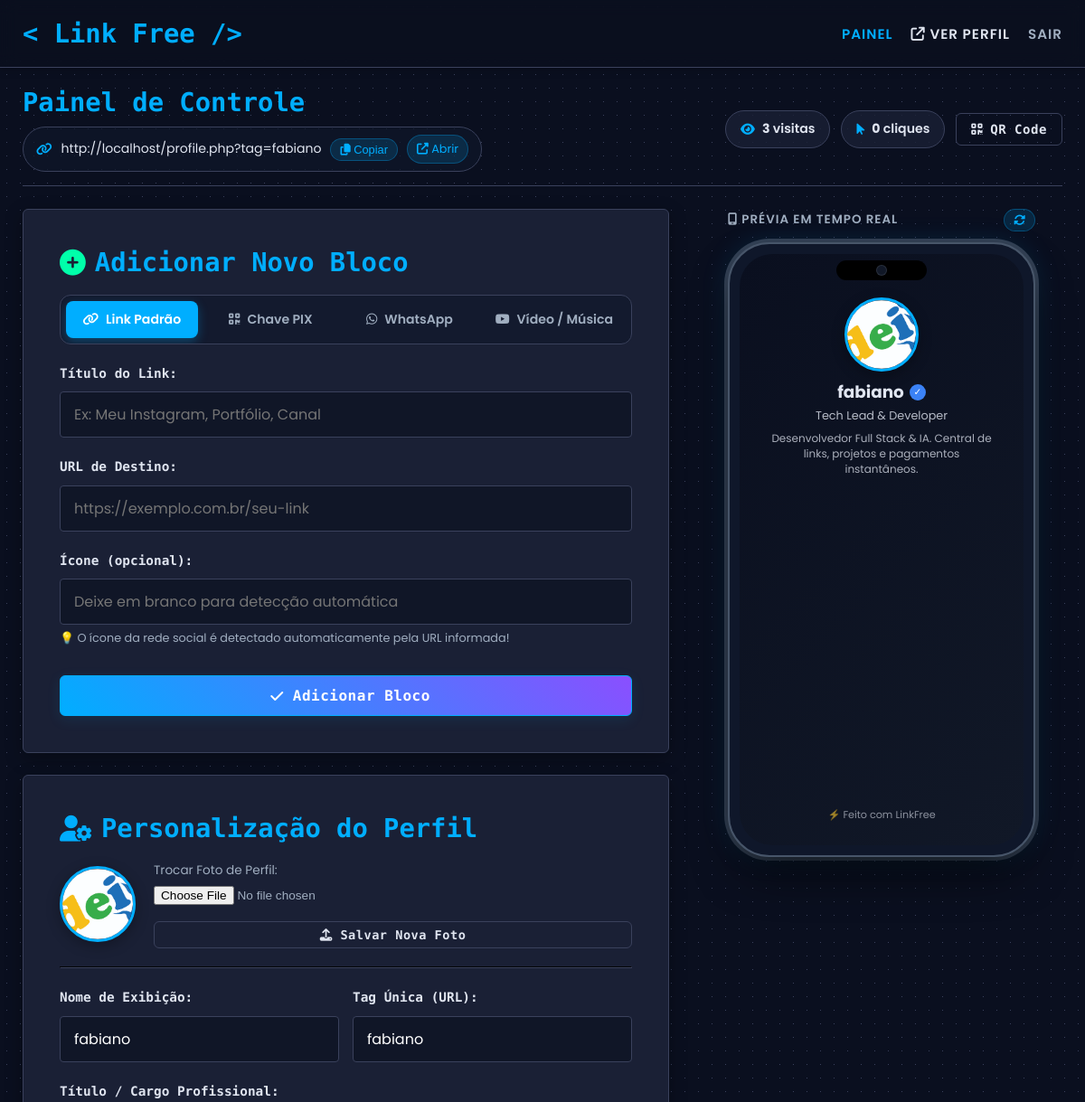
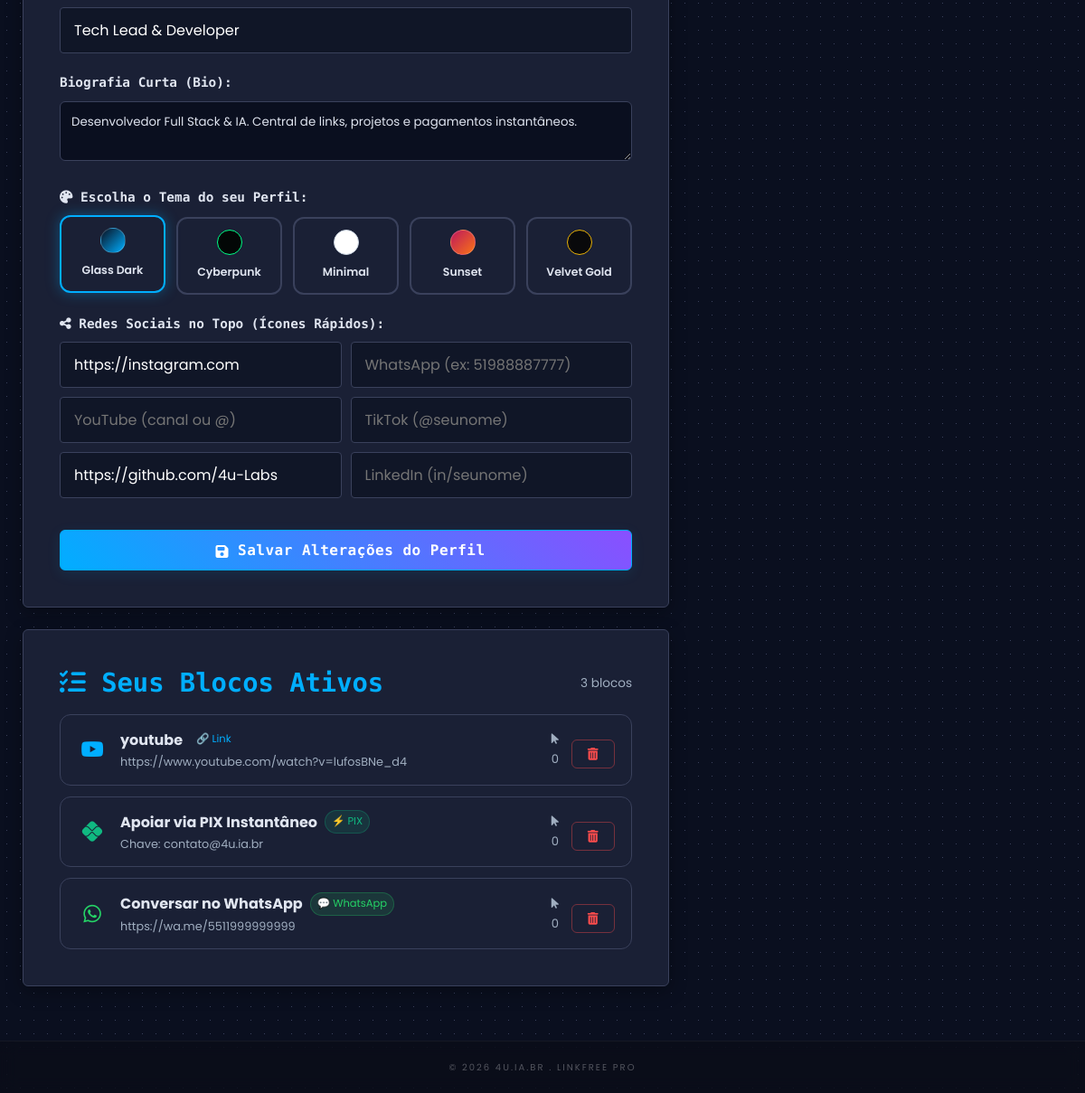
/dashboard.php (signed in), run on the app's committed database (2 pictures, top to bottom).
### tables this page shows
CREATE TABLE users (
        id INTEGER PRIMARY KEY AUTOINCREMENT,
        username TEXT NOT NULL UNIQUE,
        password TEXT NOT NULL,
        tag TEXT NOT NULL UNIQUE,
        avatar_filename TEXT DEFAULT NULL,
        security_question_id INTEGER,
        security_answer_hash TEXT,
        background_type TEXT DEFAULT 'default',
        background_value TEXT DEFAULT NULL,
        created_at DATETIME DEFAULT CURRENT_TIMESTAMP
    , email TEXT DEFAULT NULL, google_id TEXT DEFAULT NULL, bio TEXT DEFAULT NULL, title TEXT DEFAULT NULL, theme TEXT DEFAULT 'glass', is_verified INTEGER DEFAULT 1, views INTEGER DEFAULT 0, social_instagram TEXT DEFAULT NULL, social_whatsapp TEXT DEFAULT NULL, social_youtube TEXT DEFAULT NULL, social_tiktok TEXT DEFAULT NULL, social_github TEXT DEFAULT NULL, social_linkedin TEXT DEFAULT NULL);

CREATE TABLE links (
        id INTEGER PRIMARY KEY AUTOINCREMENT,
        user_id INTEGER NOT NULL,
        title TEXT NOT NULL,
        url TEXT NOT NULL,
        icon TEXT,
        position INTEGER DEFAULT 0,
        clicks INTEGER DEFAULT 0,
        created_at DATETIME DEFAULT CURRENT_TIMESTAMP, type TEXT DEFAULT 'link', pix_key TEXT DEFAULT NULL, pix_type TEXT DEFAULT NULL, whatsapp_msg TEXT DEFAULT NULL, is_active INTEGER DEFAULT 1,
        FOREIGN KEY (user_id) REFERENCES users(id) ON DELETE CASCADE
    );

### dashboard.php (the view, shortened to what the rows shown need)
<?php
require_once __DIR__ . '/functions.php';
$userId = getCurrentUserId();
$user = getUserById($userId);
$links = getUserLinks($userId);
$userTag = $user['tag'];
$username = $user['username'];
$userTitle = $user['title'] ?? '';
$userBio = $user['bio'] ?? '';
$userTheme = $user['theme'] ?? 'glass';
$userViews = (int)($user['views'] ?? 0);
$avatarUrl = getUserAvatarUrl($user['avatar_filename'] ?? '');
$publicUrl = BASE_URL . "/profile.php?tag=" . urlencode($userTag);
?>
<!DOCTYPE html>
<html lang="pt-BR">
<head>
    <link rel="stylesheet" href="<?php echo BASE_URL; ?>/style.css?v=<?php echo time(); ?>">
    <link rel="stylesheet" href="https://cdnjs.cloudflare.com/ajax/libs/font-awesome/6.5.1/css/all.min.css">
</head>
<body>
    <main class="container" style="padding-top: 20px;">
        <div class="topbar-wrapper">
            <div>
                <h2 style="margin:0; text-align:left; font-size:1.8rem;">Painel de Controle</h2>
                <div class="public-url-box" style="margin-top:8px;">
                    <i class="fas fa-link" style="color: var(--primary-color);"></i>
                    <span id="labelPublicUrl"><?php echo $publicUrl; ?></span>
                    <button type="button" class="btn-copy-url" onclick="copiarLinkPublico()">
                        <i class="fas fa-copy"></i> Copiar
                    </button>
                    <a href="<?php echo $publicUrl; ?>" target="_blank" class="btn-copy-url" style="text-decoration:none;">
                        <i class="fas fa-external-link-alt"></i> Abrir
                    </a>
                </div>
            </div>
            <div style="display: flex; gap: 12px; align-items: center; flex-wrap: wrap;">
                <div class="stat-pill" title="Visualizações totais da sua página">
                    <span><strong><?php echo number_format($userViews, 0, ',', '.'); ?></strong> visitas</span>
                </div>
            </div>
        </div>
        <div class="dashboard-split">
            <div class="editor-column">
                <div class="auth-form" style="max-width: 100%;">
                    <div style="display: flex; align-items: center; gap: 20px; margin-bottom: 20px; flex-wrap: wrap;">
                        <img src="<?php echo htmlspecialchars($avatarUrl); ?>"
                             id="dashboardAvatarImg"
                             style="width:84px; height:84px; border-radius:50%; object-fit:cover; border:3px solid var(--primary-color); box-shadow: 0 4px 15px rgba(0,0,0,0.3);">
                        <form method="POST" enctype="multipart/form-data" style="flex: 1; min-width: 200px;">
                            <label style="font-size: 0.85rem; color: var(--text-muted); display: block; margin-bottom: 6px;">Trocar Foto de Perfil:</label>
                            <input type="file" name="avatar" accept="image/*" required style="font-size:0.85rem; color: var(--text-muted); display:block; margin-bottom: 8px;">
                            <button type="submit" class="btn btn-secondary" style="padding:6px 16px; font-size: 0.85rem;">
                            </button>
                        </form>
                    </div>
                    <form method="POST" id="profile-edit-form">
                        <div style="display: grid; grid-template-columns: 1fr 1fr; gap: 15px;">
                            <div class="form-group">
                                <label>Nome de Exibição:</label>
                                <input type="text" name="username" id="inputProfileName" value="<?php echo htmlspecialchars($username); ?>" required>
                            </div>
                            <div class="form-group">
                                <label>Tag Única (URL):</label>
                                <input type="text" name="tag" id="inputProfileTag" value="<?php echo htmlspecialchars($userTag); ?>" required pattern="[a-z0-9-]+" title="Apenas letras minúsculas, números e hífen">
                            </div>
                        </div>
                        <div class="form-group">
                            <label>Título / Cargo Profissional:</label>
                            <input type="text" name="title" id="inputProfileTitle" value="<?php echo htmlspecialchars($userTitle); ?>" placeholder="Ex: Engenheiro de Software • SaaS Founder">
                        </div>
                        <div class="form-group">
                            <label>Biografia Curta (Bio):</label>
                            <textarea name="bio" id="inputProfileBio" rows="2" style="width: 100%; padding: 12px; background: var(--bg-color); border: 1px solid var(--border-color); color: var(--text-color); border-radius: 6px; font-family: var(--font-primary);" placeholder="Uma frase curta que descreve quem você é ou o que faz..."><?php echo htmlspecialchars($userBio); ?></textarea>
                        </div>
                        <div class="form-group" style="margin-top: 20px;">
                            <div style="display: grid; grid-template-columns: 1fr 1fr; gap: 10px; margin-top: 8px;">
                                <input type="text" name="social_instagram" id="inputSocialIg" value="<?php echo htmlspecialchars($user['social_instagram'] ?? ''); ?>" placeholder="Instagram (ex: seunome)">
                                <input type="text" name="social_whatsapp" id="inputSocialWa" value="<?php echo htmlspecialchars($user['social_whatsapp'] ?? ''); ?>" placeholder="WhatsApp (ex: 51988887777)">
                                <input type="text" name="social_youtube" id="inputSocialYt" value="<?php echo htmlspecialchars($user['social_youtube'] ?? ''); ?>" placeholder="YouTube (canal ou @)">
                                <input type="text" name="social_tiktok" id="inputSocialTk" value="<?php echo htmlspecialchars($user['social_tiktok'] ?? ''); ?>" placeholder="TikTok (@seunome)">
                                <input type="text" name="social_github" id="inputSocialGh" value="<?php echo htmlspecialchars($user['social_github'] ?? ''); ?>" placeholder="GitHub (usuário)">
                                <input type="text" name="social_linkedin" id="inputSocialLi" value="<?php echo htmlspecialchars($user['social_linkedin'] ?? ''); ?>" placeholder="LinkedIn (in/seunome)">
                            </div>
                        </div>
                    </form>
                </div>
                <div class="auth-form" style="max-width: 100%;">
                    <div id="link-items-container">
                        <?php if (empty($links)): ?>
                            <div class="no-links-box" id="emptyLinksMsg" style="text-align:center; color: var(--text-muted); padding: 30px; border: 1px dashed var(--border-color); border-radius: 10px;">
                                <i class="fas fa-link" style="font-size: 2rem; margin-bottom: 10px; display: block; opacity: 0.5;"></i>
                                <p style="margin: 0;">Você ainda não possui links cadastrados. Adicione o seu primeiro bloco acima!</p>
                            </div>
                        <?php else: ?>
                            <ul id="link-list" style="list-style: none; padding: 0; display: flex; flex-direction: column; gap: 12px;">
                                <?php foreach ($links as $link):
                                    $lType = $link['type'] ?? 'link';
                                    $badgeText = ($lType === 'pix') ? '⚡ PIX' : (($lType === 'whatsapp') ? '💬 WhatsApp' : (($lType === 'youtube') ? '🎬 YouTube' : '🔗 Link'));
                                    $badgeColor = ($lType === 'pix') ? '#10b981' : (($lType === 'whatsapp') ? '#25d366' : (($lType === 'youtube') ? '#ef4444' : 'var(--primary-color)'));
                                ?>
                                    <li class="link-item-row" id="link_row_<?php echo $link['id']; ?>" style="background: var(--card-bg); border: 1px solid var(--border-color); padding: 14px 18px; border-radius: 12px; display: flex; justify-content: space-between; align-items: center; gap: 15px;">
                                        <div style="display: flex; align-items: center; gap: 14px; flex: 1; min-width: 0;">
                                            <div style="font-size: 1.4rem; color: <?php echo $badgeColor; ?>; width: 34px; text-align: center; flex-shrink: 0;">
                                                <i class="<?php echo htmlspecialchars($link['icon'] ?: 'fas fa-link'); ?>"></i>
                                            </div>
                                            <div style="min-width: 0;">
                                                <div style="display: flex; align-items: center; gap: 8px;">
                                                    <strong style="color: var(--text-color); font-size: 1rem;"><?php echo htmlspecialchars($link['title']); ?></strong>
                                                    <span style="font-size: 0.72rem; padding: 2px 7px; border-radius: 9999px; background: <?php echo $badgeColor; ?>22; color: <?php echo $badgeColor; ?>; border: 1px solid <?php echo $badgeColor; ?>44;">
                                                        <?php echo $badgeText; ?>
                                                    </span>
                                                </div>
                                                <span style="font-size: 0.8rem; color: var(--text-muted); display: block; overflow: hidden; text-overflow: ellipsis; white-space: nowrap;">
                                                    <?php echo ($lType === 'pix') ? 'Chave: ' . htmlspecialchars($link['pix_key']) : htmlspecialchars($link['url']); ?>
                                                </span>
                                            </div>
                                        </div>
                                        <div style="display: flex; align-items: center; gap: 12px; flex-shrink: 0;">
                                            <span style="font-size: 0.82rem; color: var(--text-muted);" title="Cliques neste link">
                                                <i class="fas fa-arrow-pointer"></i> <?php echo (int)($link['clicks'] ?? 0); ?>
                                            </span>
                                            <button type="button" class="btn btn-secondary" onclick="deletarLink(<?php echo $link['id']; ?>)" style="color: #ff4d4d; border-color: rgba(255, 77, 77, 0.4); padding: 7px 12px; font-size: 0.85rem;" title="Excluir este bloco">
                                                <i class="fas fa-trash-can"></i>
                                            </button>
                                        </div>
                                    </li>
                                <?php endforeach; ?>
                            </ul>
                        <?php endif; ?>
                    </div>
                </div>
            </div>
            <div class="preview-column">
                <div class="phone-mockup-wrapper">
                    <div class="phone-screen theme-<?php echo htmlspecialchars($userTheme); ?>" id="livePhoneScreen">
                        <img src="<?php echo htmlspecialchars($avatarUrl); ?>"
                             alt="Avatar"
                             class="preview-avatar"
                             id="prevAvatar">
                        <div class="preview-name-box">
                            <span class="preview-name" id="prevName"><?php echo htmlspecialchars($username); ?></span>
                            <span class="badge-verified" title="Perfil Verificado">✓</span>
                        </div>
                        <div class="preview-title" id="prevTitle"><?php echo htmlspecialchars($userTitle ?: '@' . $userTag); ?></div>
                        <div class="preview-bio" id="prevBio"><?php echo htmlspecialchars($userBio ?: 'Bem-vindo(a) ao meu espaço digital!'); ?></div>
                        <div style="margin-top: auto; padding-top: 25px; text-align: center; font-size: 0.7rem; opacity: 0.6;">
                            <span>⚡ Feito com LinkFree</span>
                        </div>
                    </div>
                </div>
            </div>
        </div>
    </main>
</body>
</html>

### data on the page
users: tag "http://localhost/profile.php?tag=fabiano", views "3", avatar_filename (picture), username "fabiano", tag "fabiano", title "Tech Lead & Developer", bio "Desenvolvedor Full Stack & IA. Central de links, projetos e pagamentos instantâneos.", social_instagram "https://instagram.com", social_github "https://github.com/4u-Labs"
links: title "youtube", type "🔗 Link", url "https://www.youtube.com/watch?v=lufosBNe_d4", clicks "0"
links: title "Apoiar via PIX Instantâneo", type "⚡ PIX", pix_key "contato@4u.ia.br", clicks "0"
links: title "Conversar no WhatsApp", type "💬 WhatsApp", url "https://wa.me/5511999999999", clicks "0"

### other printed values
$totalClicks "0"
count($links) "3"
